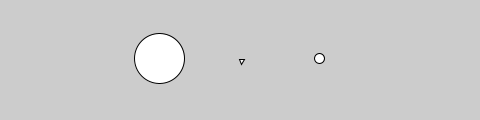
Frame 1 (no input)
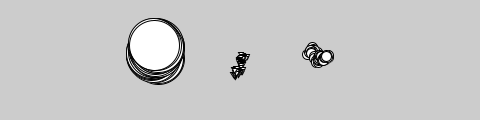
Frame 60 (the mouse pressed at the canvas centre just before this capture)
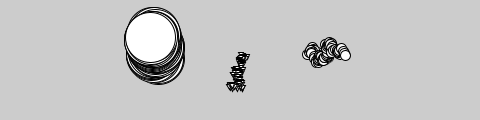
Frame 120 (the mouse held since frame 60 and released just before this capture)

The Processing sketch that drew these frames (run headless with seeded random() and noise(); from frame 60 on, the mouse is pressed at the canvas centre):

// Processing sketch: JitterBug_9_3
// ── JitterBug_9_3.pde
 class JitterBug {
     float x;
     float y;
     int diameter;
     float speed = 2.5;
     JitterBug(float tempX, float tempY, int tempDiameter) {
       x = tempX;
       y = tempY;
       diameter = tempDiameter;
}
     void move() {
       x += random(-speed, speed);
       y += random(-speed, speed);
}
     void display() {
       ellipse(x, y, diameter, diameter);
     }
  }
  
   class BeetleBug {
     float x;
     float y;
     float speed = 2.5;
     BeetleBug(float tempX, float tempY) {
       x = tempX;
       y = tempY;
}
void move() {
       x += random(-speed, speed);
       y += random(-speed, speed);
}
     void display() {
       triangle(x,y+5,x-2.5,y,x+2.5,y);
     }
  }
  

JitterBug jit;
JitterBug bug;
BeetleBug beetle;

   void setup() {
     size(480, 120);
     smooth();
     jit = new JitterBug(width * 0.33, height/2, 50);
     bug = new JitterBug(width * 0.66, height/2, 10);
     beetle = new BeetleBug(width/2, height/2);
}
   void draw() {
     jit.move();
     jit.display();
     bug.move();
     bug.display();
     beetle.move();
     beetle.display();
   }
